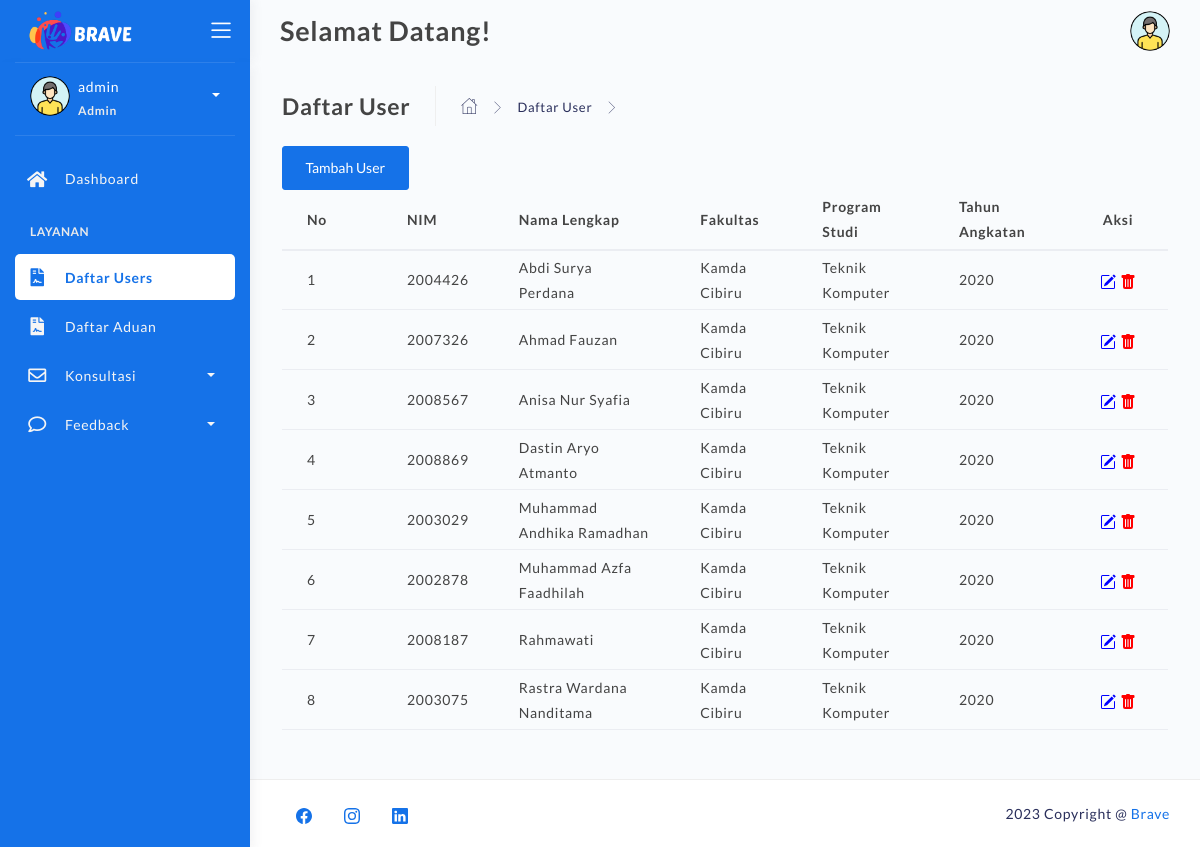
The app's page /list-user-admin.php (signed in) with its own data.
### tables this page shows
CREATE TABLE `users` (
  `nim` varchar(25) NOT NULL,
  `nama` varchar(255) NOT NULL,
  `fakultas` varchar(255) NOT NULL,
  `prodi` varchar(255) NOT NULL,
  `angkatan` varchar(255) NOT NULL
);

### list-user-admin.php (the view, shortened to what this page needs)
<!DOCTYPE html>
<html lang="en">
<head>
	<link rel="stylesheet" href="assets/css/bootstrap.min.css">
	<link rel="stylesheet" href="assets/css/atlantis.css">
	<link rel="stylesheet" href="assets/css/demo.css">
</head>
<body>
	<div class="wrapper fullheight-side">
		<div class="logo-header position-fixed" data-background-color="blue">
			<a href="index.html" class="logo">
				<img src="assets\img\logo\logo2-2tr-resize.png" alt="navbar brand" class="navbar-brand" style="width:110px;">
			</a>
			<div class="nav-toggle">
				<button class="btn btn-toggle toggle-sidebar">
					<i class="icon-menu"></i>
				</button>
			</div>
		</div>
		<div class="sidebar sidebar-style-2" data-background-color="blue">
			<div class="sidebar-wrapper scrollbar scrollbar-inner">
				<div class="sidebar-content">
					<div class="user">
						<div class="avatar-sm float-left mr-2">
							<img src="assets/img/profile.png" alt="..." class="avatar-img rounded-circle">
						</div>
						<div class="info">
							<a data-toggle="collapse" href="#collapseExample" aria-expanded="true">
								<span>
									<?php echo $_SESSION['username'] ?>
									<span class="user-level">Admin</span>
									<span class="caret"></span>
								</span>
							</a>
						</div>
					</div>
					<ul class="nav">
						<li class="nav-item">
							<a href="dashboard-admin.php" class="collapsed" aria-expanded="false">
								<i class="fas fa-home"></i>
								<p>Dashboard</p>
							</a>
						</li>
						<li class="nav-section">
							<h4 class="text-section">Layanan</h4>
						</li>
						<li class="nav-item active">
							<a href="list-user-admin.php">
								<i class="fas fa-file-contract"></i>
								<p>Daftar Users</p>
							</a>
						</li>
						<li class="nav-item">
							<a href="list-aduan-admin.php">
								<i class="fas fa-file-contract"></i>
								<p>Daftar Aduan</p>
							</a>
						</li>
						<li class="nav-item submenu">
							<a data-toggle="collapse" href="#email-app-nav">
								<i class="far fa-envelope"></i>
								<p>Konsultasi</p>
								<span class="caret"></span>
							</a>
							<li class="nav-item ">
							<a data-toggle="collapse" href="#feedback-app-nav">
								<i class="far fa-comment"></i>
								<p>Feedback</p>
								<span class="caret"></span>
							</a>
						</li>
					</ul>
				</div>
			</div>
		</div>
		<nav class="navbar navbar-header navbar-header-transparent navbar-expand-lg">
			<div class="container-fluid">
				<div class="collapse" id="search-nav">
					<form class="navbar-left navbar-form nav-search mr-md-3">
						<h4 class="page-title" style="margin: 10px 0; font-size: 27px;">Selamat Datang!</h4>
					</form>
				</div>
				<ul class="navbar-nav topbar-nav ml-md-auto align-items-center">
					<li class="nav-item dropdown hidden-caret">
						<a class="dropdown-toggle profile-pic" data-toggle="dropdown" href="#" aria-expanded="false">
							<div class="avatar-sm">
								<img src="assets/img/profile.png" alt="..." class="avatar-img rounded-circle">
							</div>
						</a>
					</li>
				</ul>
			</div>
		</nav>
		<div class="main-panel full-height">
			<div class="container">
				<div class="page-inner">
					<div class="page-header">
						<h4 class="page-title">Daftar User</h4>
						<ul class="breadcrumbs">
							<li class="nav-home">
								<a href="dashboard-admin.php">
									<i class="flaticon-home"></i>
								</a>
							</li>
							<li class="separator">
								<i class="flaticon-right-arrow"></i>
							</li>
							<li class="nav-item">
								<a href="list-user-admin.php">Daftar User</a>
							</li>
							<li class="separator">
								<i class="flaticon-right-arrow"></i>
							</li>
						</ul>
					</div>
					<div class="page-category">
						<button class="btn btn-primary" data-toggle="modal" data-target="#addUserModal">Tambah User</button>
							<?php
								require 'backend/connection.php';
								$sql = "SELECT * FROM users";
								$result_user = mysqli_query($koneksi, $sql);
							?>
							<table class="table">
								<thead>
									<tr>
										<th scope="col" style="width:100px;">No</th>
										<th scope="col">NIM</th>
										<th scope="col">Nama Lengkap</th>
										<th scope="col">Fakultas</th>
										<th scope="col">Program Studi</th>
										<th scope="col">Tahun Angkatan</th>
										<th scope="col" style="width:100px; text-align:center;">Aksi</th>
									</tr>
								</thead>
								<tbody>
									<?php
									$i = 0;
									while ($row = mysqli_fetch_assoc($result_user)) {
										$i++;
										echo "<tr>";
											echo "<td>" . $i. "</td>";
											echo "<td>" . $row['nim'] . "</td>";
											echo "<td>" . $row['nama'] . "</td>";
											echo "<td>" . $row['fakultas'] . "</td>";
											echo "<td>" . $row['prodi'] . "</td>";
											echo "<td>" . $row['angkatan'] . "</td>";
											echo "<td>
												  <center>
													<a style='color:blue;' data-toggle='modal' data-target='#edit-user-" . $row['nim'] . "'>
													</a>
													<a href='/backend/action-delete-user.php?id=" . $row['nim'] . " 'style='color:red;' onclick=\"return confirm('Ingin hapus?')\">
													</a>
												  </center>
													<div class='modal' id='edit-user-" . $row['nim'] . "' tabindex='-1' role='dialog' aria-labelledby='editUserModalLabel' aria-hidden='true'>
																	<form id='editUserForm-" . $row['nim'] . "' action='/backend/action-update-user.php' method='post'>
																		<input type='text' class='form-control' id='nim' name='nim' value='" . $row['nim'] . "' required hidden>
																		<input type='text' class='form-control' id='nama' name='nama' value='" . $row['nama'] . "' required>
																		<input type='text' class='form-control' id='fakultas' name='fakultas' value='" . $row['fakultas'] . "' required>
																		<input type='text' class='form-control' id='program_studi' name='program_studi' value='" . $row['prodi'] . "' required>
																		<input type='text' class='form-control' id='angkatan_mahasiswa' name='angkatan_mahasiswa' value='" . $row['angkatan'] . "' required>
																	</form>
																	<button type='button' class='btn btn-primary' onclick='editUser_" . $row['nim'] . "()'>Edit User</button>
													</div>
														function editUser_" . $row['nim'] . "() {
															document.getElementById('editUserForm-" . $row['nim'] . "').submit();
												</td>
											</tr>";
									}
									?>
								</tbody>
							</table>
					</div>
				</div>
			</div>
			<footer class="footer">
				<div class="container-fluid">
					<nav class="pull-left">
						<ul class="nav">
							<li class="nav-item">
								<a class="nav-link" href="https://web.facebook.com">
								</a>
							</li>
							<li class="nav-item">
								<a class="nav-link" href="https://www.instagram.com/">
								</a>
							</li>
							<li class="nav-item">
								<a class="nav-link" href="https://www.linkedin.com">
								</a>
							</li>
						</ul>
					</nav>
					<div class="copyright ml-auto">
						2023 Copyright @ <a href="#">Brave</a>
					</div>
				</div>
			</footer>
		</div>
	</div>
</body>
</html>

### records on screen
users: nim "2004426", nama "Abdi Surya Perdana", fakultas "Kamda Cibiru", prodi "Teknik Komputer", angkatan "2020"
users: nim "2007326", nama "Ahmad Fauzan", fakultas "Kamda Cibiru", prodi "Teknik Komputer", angkatan "2020"
users: nim "2008567", nama "Anisa Nur Syafia", fakultas "Kamda Cibiru", prodi "Teknik Komputer", angkatan "2020"
users: nim "2008869", nama "Dastin Aryo Atmanto", fakultas "Kamda Cibiru", prodi "Teknik Komputer", angkatan "2020"
users: nim "2003029", nama "Muhammad Andhika Ramadhan", fakultas "Kamda Cibiru", prodi "Teknik Komputer", angkatan "2020"
users: nim "2002878", nama "Muhammad Azfa Faadhilah", fakultas "Kamda Cibiru", prodi "Teknik Komputer", angkatan "2020"
users: nim "2008187", nama "Rahmawati", fakultas "Kamda Cibiru", prodi "Teknik Komputer", angkatan "2020"
users: nim "2003075", nama "Rastra Wardana Nanditama", fakultas "Kamda Cibiru", prodi "Teknik Komputer", angkatan "2020"

### other values on screen
$_SESSION['username'] "admin"
